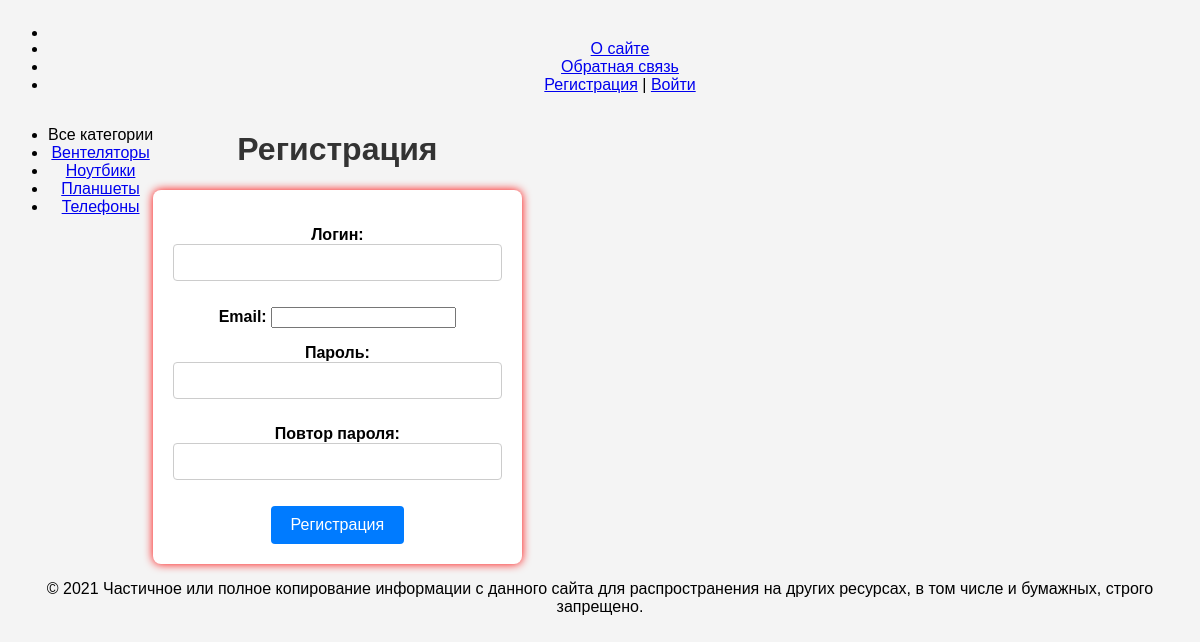
Screenshot of /register/ with the database file from the repository.
### women/models.py (models this page shows, shortened)
class Category(models.Model):
    name = models.CharField(max_length=100, db_index=True, verbose_name="Категория")
    slug = models.SlugField(max_length=255, unique=True, db_index=True, verbose_name="URL")
    def get_absolute_url(self):
        return reverse('category', kwargs={'cat_slug': self.slug})
    class Meta:
        verbose_name = 'Категория'
        verbose_name_plural = 'Категории'
        ordering = ['id']

### women/views.py (the view, shortened to what this page needs)
# urls.py: path('register/', RegisterUser.as_view(), name='register'),
class RegisterUser(DataMixin, CreateView):
    form_class = RegisterUserForm
    template_name = 'women/register.html'
    success_url = reverse_lazy('login')
    def get_context_data(self, *, object_list=None, **kwargs):
        context = super().get_context_data(**kwargs)
        c_def = self.get_user_context(title="Регистрация")
        return dict(list(context.items()) + list(c_def.items()))

### women/forms.py
class RegisterUserForm(UserCreationForm):
    username = forms.CharField(label='Логин', widget=forms.TextInput(attrs={'class': 'form-input'}))
    email = forms.EmailField(label='Email', widget=forms.EmailInput(attrs={'class': 'form-input'}))
    password1 = forms.CharField(label='Пароль', widget=forms.PasswordInput(attrs={'class': 'form-input'}))
    password2 = forms.CharField(label='Повтор пароля', widget=forms.PasswordInput(attrs={'class': 'form-input'}))
    class Meta:
        model = User
        fields = ('username', 'email', 'password1', 'password2')

### women/utils.py (called while the page is built)
    def get_user_context(self, **kwargs):
        context = kwargs
        cats = Category.objects.annotate(Count('women'))
        user_menu = menu.copy()
        if not self.request.user.is_authenticated:
            user_menu.pop(1)
        context['menu'] = user_menu
        context['cats'] = cats
        if 'cat_selected' not in context:
            context['cat_selected'] = 0
        return context

### women/templates/women/register.html (shortened to what this page needs)
{% extends 'women/base.html' %}
{% load static %}
{% block content %}
<h1>{{title}}</h1>
<form method="post">
{% for f in form %}
<p><label class="form-label" for="{{ f.id_for_label }}">{{f.label}}: </label>{{ f }}</p>
{% endfor %}
    <button type="submit">Регистрация</button>
</form>
{% endblock %}

### women/templates/women/base.html (shortened to what this page needs)
{% load static %}
{% load women_tags %}
<!DOCTYPE html>
<html>
<head>
	<link type="text/css" href="{% static 'women/css\styles.css' %}" rel="stylesheet" />
	<link type="text/css" href="{% static 'women/css\login.css' %}" rel="stylesheet" />
</head>
<body>
<table class="table-page" border=0 cellpadding="0" cellspacing="0">
<tr><td valign=top>
{% block mainmenu %}
		<div class="header">
			<ul id="mainmenu" class="mainmenu">
{% for m in menu %}
			<li><a href="{% url m.url_name %}">{{m.title}}</a></li>
{% endfor %}
				{% if request.user.is_authenticated %}
				<li class="last"> {{user.username}} | <a href="{% url 'logout' %}">Выйти</a></li>
				{% else %}
				<li class="last"><a href="{% url 'register' %}">Регистрация</a> | <a href="{% url 'login' %}">Войти</a></li>
				{% endif %}
			</ul>
		</div>
{% endblock mainmenu %}
<table class="table-content" border=0 cellpadding="0" cellspacing="0">
<tr>
	<td valign="top" class="left-chapters">
	<ul id="leftchapters">
{% if cat_selected == 0 %}
		<li class="selected">Все категории</li>
{% else %}
		<li><a href="{% url 'home' %}">Все категории</a></li>
{% endif %}
{% for c in cats %}
{% if c.women__count > 0 %}
	{% if c.pk == cat_selected %}
		<li class="selected">{{c.name}}</li>
	{% else %}
		<li><a href="{{ c.get_absolute_url }}">{{c.name}}</a></li>
	{% endif %}
{% endif %}
{% endfor %}
	</ul>
</td>
<td valign="top" class="content">
	<div class="content-text">
{% block content %}
{% endblock %}
	</div>
</td></tr></table>
</td></tr>
<tr><td valign=top>
	<div id="footer">
		<p>&copy; 2021 Частичное или полное копирование информации с данного сайта для распространения на других ресурсах, в том числе и бумажных, строго запрещено.</p>
	</div>
</td></tr></table>
</body>
</html>

### women/static/women/css/styles.css (style rules this page uses)
body { background-color: #f0f0f0; font-family: Arial, sans-serif; }

### women/static/women/css/login.css (style rules this page uses)
body { font-family: Arial, sans-serif; background-color: #f4f4f4; text-align: center; }
h1 { color: #333; }
form { max-width: 400px; margin: 0 auto; background-color: #fff; padding: 20px; border-radius: 8px; box-shadow: 0px 0px 10px rgba(255, 0, 0, 0.989); }
.form-label { font-weight: bold; }
input[type="text"], input[type="password"] { width: 100%; padding: 10px; margin-bottom: 10px; border: 1px solid #ccc; border-radius: 4px; box-sizing: border-box; }
button[type="submit"] { background-color: #007bff; color: #fff; border: none; padding: 10px 20px; font-size: 16px; cursor: pointer; border-radius: 4px; }

### rows the page displays
Category: name "Вентеляторы"
Category: name "Ноутбики"
Category: name "Планшеты"
Category: name "Телефоны"

### other values shown
{{ m.title }} "О сайте" "Обратная связь"
{{ title }} "Регистрация"
{{ f.label }} "Логин" "Email" "Пароль" "Повтор пароля"
